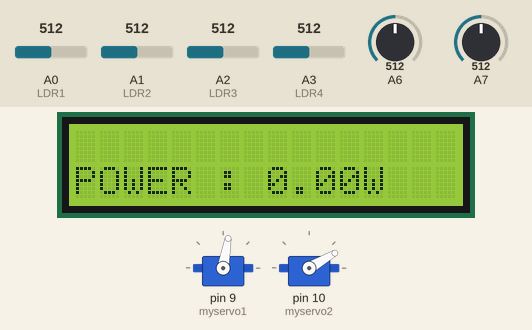
This sketch was run on a simulated Arduino Nano, built with avr-gcc and run on an emulated ATmega328P. On the bench: 16×2 character LCD, 2 × servo. The inputs (shaded band) are chosen by the test bench; at power-on: A1 (LDR2) = 512, A6 = 512, A7 = 512, A0 (LDR1) = 512, A2 (LDR3) = 512, A3 (LDR4) = 512. The local clock reads 2024-03-15 10:24:30 at power-on unless the sketch sets it; what the sketch prints to the serial monitor is not drawn.

Above: at 1.9 s.
2.0 s: A1 (LDR2) set to 536
At 3.7 s:
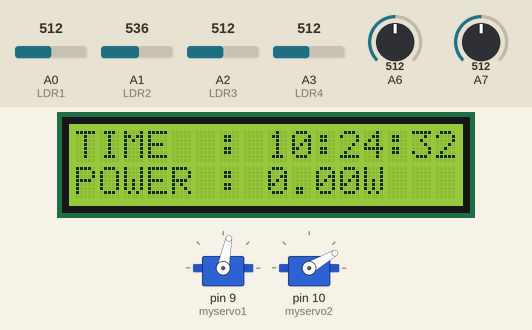
8.4 s: A6 set to 306
At 12.0 s:
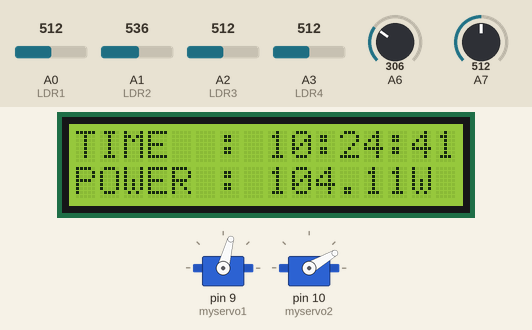
13.0 s: A7 set to 500
At 16.9 s:
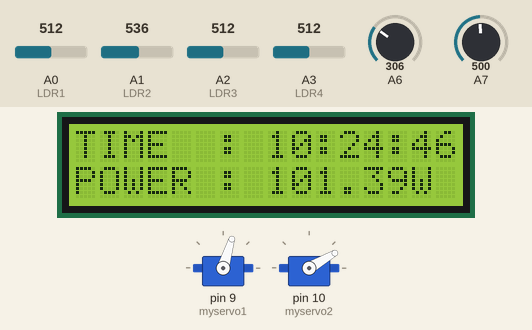
17.6 s: A7 set to 486
At 21.7 s:
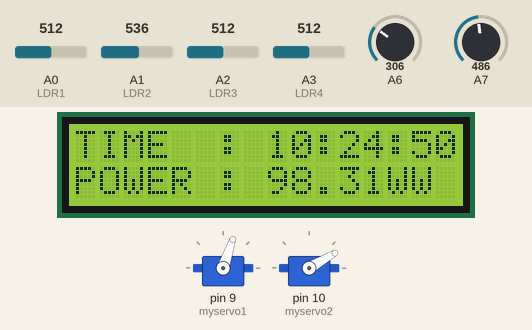
24.1 s: A6 set to 477
At 26.4 s:
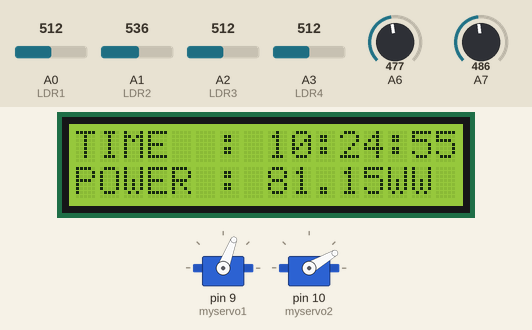
26.8 s: A6 set to 503
At 31.2 s:
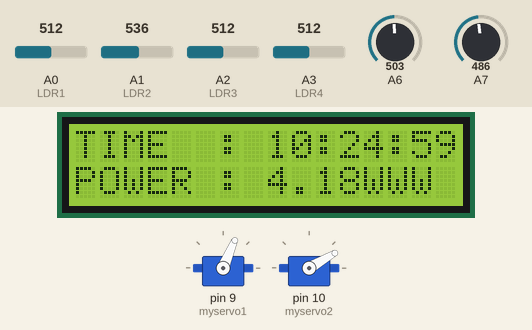
Timing chart, 0 to 52.1 s (numbered marks = the images above; inputs shaded):
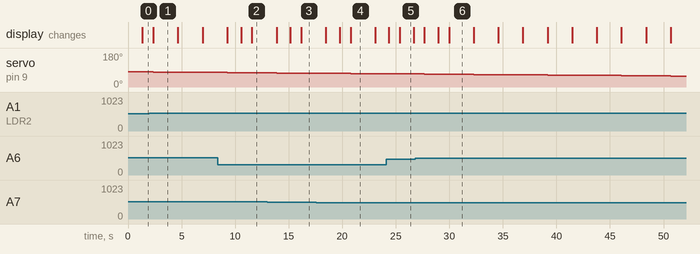

The sketch:

code.ino
```cpp
#include <Servo.h> // Servo motor library
#include <Wire.h>
#include <LiquidCrystal_I2C.h> // LCD i2c library
#include <ds3231.h>   // DS3231 RTC library
LiquidCrystal_I2C lcd(0x27, 16, 2); //0x27 is the LCD Address
struct ts t;


Servo myservo1, myservo2; // definding servo motor
int LDR1 = A0, LDR2 = A1, LDR3 = A2, LDR4 = A3;
int rRDL1 = 0, rRDL2 = 0, rRDL3 = 0, rRDL4 = 0;
int RDL1 = 0, RDL2 = 0, RDL3 = 0, RDL4 = 0;
int max1 = 0, max2 = 0, max3 = 0;
int ser1 = 80, ser2 = 30;
int Volt = 0;

void setup() {
  Wire.begin();
  Serial.begin(9600);
  lcd.backlight();      // LCD backlight ON
  lcd.init();
  DS3231_init(DS3231_CONTROL_INTCN);

  myservo1.attach(9);   //up down servo
  myservo2.attach(10); //left right servo

  // servo motor initial position rotate
  myservo1.write(ser1);
  myservo2.write(ser2);

  // RTC time set
  //   t.hour=20;
  //  t.min=34;
  //  t.sec=0;
  //  t.mday=23;
  //  t.mon=12;
  //  t.year=2021;
  //
  //  DS3231_set(t);
  lcd.clear();  // LCD display clear
}

void loop() {
  solar();
  PowerTime();
}

void PowerTime() // Power calculation
{

  int offset = 100;
  Volt = analogRead(A7);
  double Vo = map(Volt, 0, 1024, 0, 2500) - offset;
  Vo /= 100;

  float current = 0;
  for (int i = 0; i < 1000; i++)
  {
    current =  current + (.0264 * analogRead(A6) - 13.51) / 600;
    delay(1);
  }

  float watt = 0;
  watt = -(current * Vo);

  if (watt > 0.04) {

    lcd.setCursor(0, 1);
    lcd.print("POWER : ");
    lcd.print(watt);
    lcd.print("W");

  }
  else {
    lcd.setCursor(0, 1);
    lcd.print("POWER : 0.00W");
  }


  Serial.println(String(Vo) + ", " + String(current) + ", " + String(watt));
  delay(1000);

  //Displaying time
  DS3231_get(&t);
  lcd.setCursor(0, 0);
  lcd.print("TIME  : ");
  lcd.print(t.hour);
  lcd.print(":");
  lcd.print(t.min);
  lcd.print(":");
  lcd.print(t.sec);


}

void solar() {  // Moter rotation

  RDL1 = analogRead(LDR1); //Down LDR
  RDL2 = analogRead(LDR2); //UP LDR
  RDL3 = analogRead(LDR3); //Left LDR
  RDL4 = analogRead(LDR4); //Right LDR

  // ALL LDR subtracting 100
  rRDL1 = RDL1 - 100;
  rRDL2 = RDL2 - 100;
  rRDL3 = RDL3 - 100;
  rRDL4 = RDL4 - 100;

  // maximum LDR selection
  max1 = max(rRDL1, rRDL2);
  max2 = max(rRDL3, rRDL4);
  max3 = max(max1, max2);

  //Serial.println(max1);
  //  Serial.println(String(rRDL1) + ", " + String(rRDL2) + ", " + String(rRDL3) + ", " + String(rRDL4));
  //  delay(1000);

  if (rRDL2 < max3) //Upward rotation
  {
    if (max3 - rRDL2 > 15) {
      if (ser1 < 140)
        ser1 += 1;
      myservo1.write(ser1);
    }
  }
  if (rRDL1 < max3) //Downward rotation
  {
    if (max3 - rRDL1 > 15) {
      if (ser1 > 10)
        ser1 -= 1;
      myservo1.write(ser1);
    }
  }

  if (rRDL4 < max3) //Leftward rotation
  {
    if (max3 - rRDL4 > 15) {
      //Serial.println("servo2 +" + String(ser2));
      if (ser2 < 150)
        ser2 += 1;
      myservo2.write(ser2);
    }
  }
  if (rRDL3 < max3)//Rightward rotation
  {
    if (max3 - rRDL3 > 15) {
      //Serial.println("servo2 -" + String(ser2));
      if (ser2 > 0)
        ser2 -= 1;
      myservo2.write(ser2);

    }
  }
  delay(100);

}
```

Measured:
- the behaviour switches between 527 and 528 on A1 (LDR2) (found by bisection; images 0 and 1)
- the behaviour switches between 494 and 493 on A7 (found by bisection; images 3 and 4)
- the behaviour switches between 490 and 491 on A6 (found by bisection; images 5 and 6)
- after the input at 2.0 s, servo on pin 9 (myservo1): 80° → 79° after 0.37 s, → 78° 2.3 s later, → 77° 2.3 s later
- after the input at 17.6 s, the display: first differs from a run without the input after 2.2 s (image 4 shows a later state)
- after the input at 24.1 s, the display: first changes after 0.26 s (image 5 shows a later state)
- after the input at 26.8 s, the display: first differs from a run without the input after 2.2 s (image 6 shows a later state)
